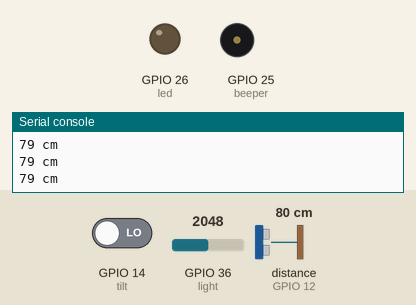
The program below on a simulated ESP32 board running MicroPython. Parts: output pins drawn as LEDs (lit = HIGH), buzzer (waves = sounding), the last lines printed to the serial console. Inputs (shaded band) come from the test bench; at power-on: distance to the obstacle (sensor on GPIO 12) 80 cm, GPIO 36 (light) = 2048, GPIO 14 (tilt) LOW (analog values on the 0–4095 scale). The echo pulse lasts 58.3 µs per cm; pins used as bus, display or sensor lines are not drawn.

Above: at 3.2 s.
3.3 s: distance to the obstacle (sensor on GPIO 12) set to 33 cm
4.8 s: distance to the obstacle (sensor on GPIO 12) set to 28 cm
At 5.36 s:
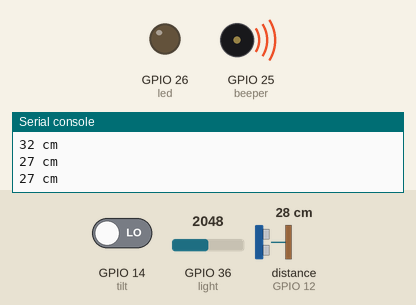
7.8 s: GPIO 36 (light) set to 2467
10.8 s: GPIO 36 (light) set to 2571
At 16.7 s:
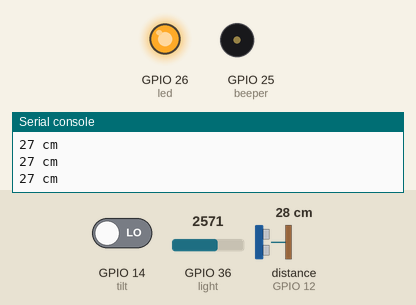
16.8 s: distance to the obstacle (sensor on GPIO 12) set to 35 cm
At 17.9 s:
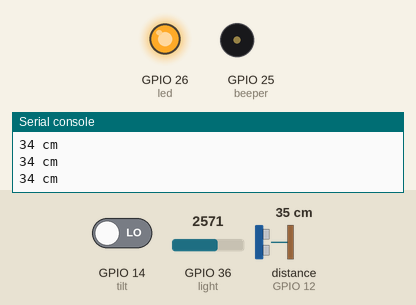
Timing chart, 0 to 19.3 s (numbered marks = the images above; inputs shaded):
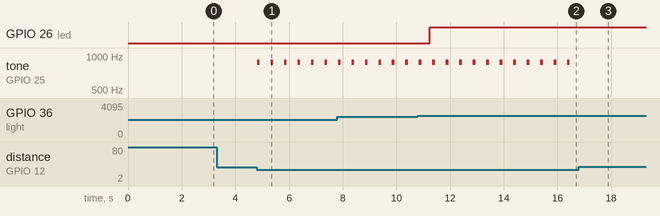

Measured:
- the behaviour switches between 31 and 30 cm on distance to the obstacle (sensor on GPIO 12) (found by bisection; images 0 and 1)
- the behaviour switches between 2500 and 2501 on GPIO 36 (light) (found by bisection; images 1 and 2)
- after the input at 4.8 s, tone on GPIO 25 (beeper): alternates 880 Hz for 0.10 s and silent for 0.40 s, starting at once
- after the input at 10.8 s, GPIO 26 (led): LOW → HIGH after 0.44 s
- after the input at 16.8 s, tone on GPIO 25 (beeper): stops changing and stays silent

The program:

step2_cane_functions.py
```python
from machine import Pin, PWM, ADC
import time

trig = Pin(13, Pin.OUT)
echo = Pin(12, Pin.IN)
beeper = PWM(Pin(25))
beeper.freq(440)
beeper.duty(0)
led = Pin(26, Pin.OUT)  # 26번 = 밤에 남에게 보이는 LED
light = ADC(Pin(36))  # 36번 = 조도 센서 (어두울수록 값이 커요)
light.atten(ADC.ATTN_11DB)
light.width(ADC.WIDTH_12BIT)
tilt = Pin(14, Pin.IN)  # 14번 = 틸트 스위치 (누우면 1)


def get_distance():
    trig.value(1)
    time.sleep_us(10)
    trig.value(0)
    while not echo.value():
        pass
    start = time.ticks_us()
    while echo.value():
        pass
    stop = time.ticks_us()
    t = time.ticks_diff(stop, start) // 2
    return int(340 * t // 10000)


def check_distance():
    d = get_distance()
    print(d, "cm")
    if d < 30:
        beeper.freq(880)
        beeper.duty(512)
        time.sleep(0.1)
        beeper.duty(0)
        time.sleep(0.3)


def check_light():
    if light.read() > 2500:  # 기준값 2500 은 예시, 내가 잰 값으로
        led.value(1)
    else:
        led.value(0)


def check_tilt():
    if tilt.value() == 1:
        print("지팡이가 누웠어요")


time.sleep(2)
while True:
    check_distance()  # 하나, 앞에 무엇이 있나
    check_light()  # 둘, 어두운가
    check_tilt()  # 셋, 지팡이가 누웠나
    time.sleep(0.1)
```
